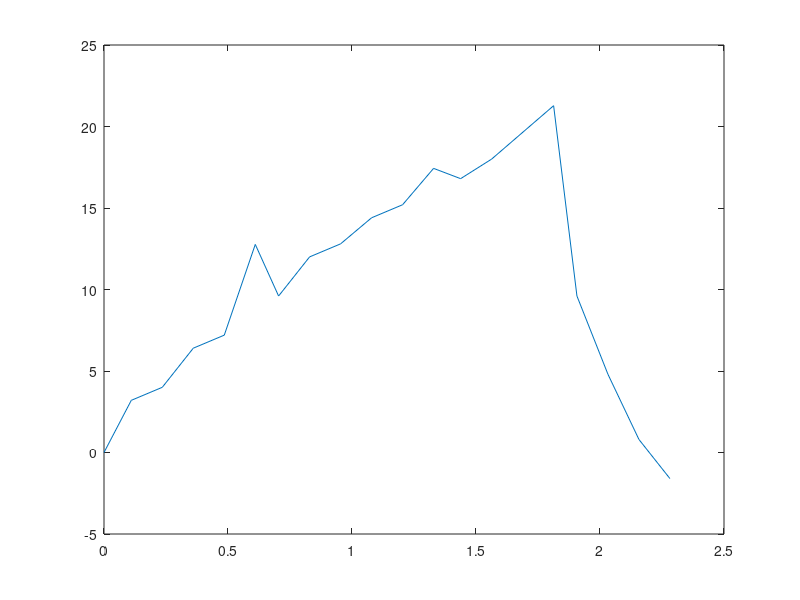

MATLAB code for this plot:
clear all;
load ('data_f_2.mat') %inladen data meting acceleratie

%TODO
%Tijden van de testresultaten in de data matrix zetten, tijd vanaf 0 laten beginnen

%Acceleratie data
i=2;
while(i<size(data_t_a,1)) % incorrecte metingen weggooien
if(data_t_a(i,4)==999 && data_t_a(i,3) == 999)
data_t_a = [data_t_a(1:n-1,1:end); data_t_a(n+1:end,1:end)];
elseif(data_t_a(i,4)==999)
    data_t_a(i,4)=data_t_a(i,3);
elseif(data_t_a(i,3)==999)
    data_t_a(i,3)=data_t_a(i,4);   
end
i=i+1;
end

Afstand_links_a = abs(data_t_a(2:end,3)-data_t_a(2,4));%afstand van 0 laten lopen
Afstand_rechts_a = abs(data_t_a(2:end,4)-data_t_a(2,3));
    
Afstand = (Afstand_rechts_a /10);%Afstand in meters

Time_a = data_t_a(2:end,7); %tijd vanaf zelfde moment metingen

V = diff(Afstand)./diff(Time_a); %afgeleide
V = [0;V];
Time_a = [0;Time_a];
plot(Time_a(1:end-1),V)%velocity plot.

%TODO
%Deceleratie moet er nog bij
%Aan de hand van de acceleratie en deceleratie curves intersect punt
%bepalen en de tijd van dit punt teruggeven

